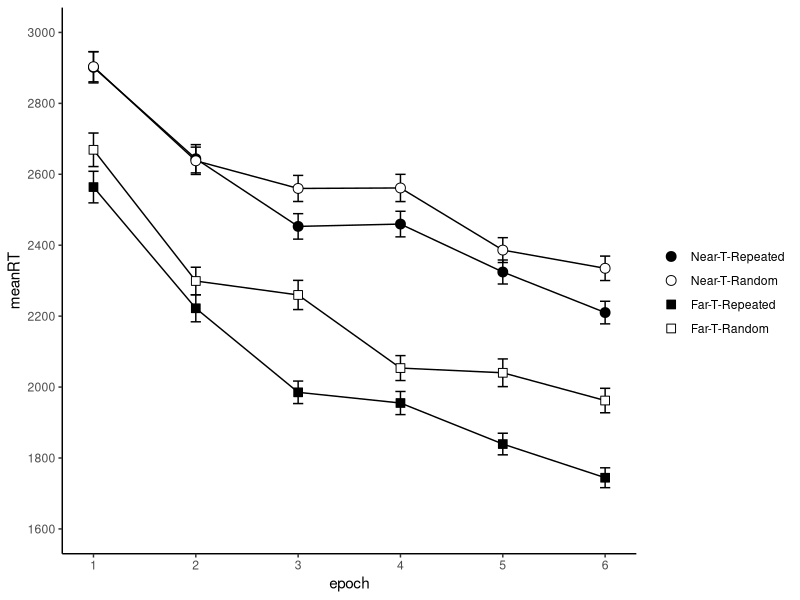

Recreate this plot in R. (Note: this script raises an error after producing the figure.)
## ---- chunk 1
knitr::opts_chunk$set(echo = FALSE, include = FALSE)
date_compiled_title = c("PDF created on", date())
## ---- chunk 2
library(tidyverse)
library(broom)
library(kableExtra)
library(ggrepel)
library(afex)
library(BayesFactor)

theme_set(theme_classic())

setwd(dirname(rstudioapi::getActiveDocumentContext()$path)) # set wd to current file location

data <- read_csv("data_tidy_CCVR03.csv")

# split into main data and awareness phase
dataAw <- filter(data, phase == 2)
dataMain <- 
  filter(data, phase == 1) %>% 
  mutate(TT = if_else(set %in% c(1,2), "repeated", "random"), # recode set into 2 variables
         targ_depth = if_else(set %in% c(1,3), "near", "far"),
         epoch = ceiling(block/5)) %>% 
  select(sub_exp:phase, epoch, block:set, TT, targ_depth, everything())

# did anyone not finish the main task? (yes, one participant)
did_not_finish <- 
  dataMain %>% 
  group_by(subj) %>% 
  count() %>% 
  filter(n < 480)

# remove any participant that failed to finish the main task
dataMain <- dataMain %>% 
  filter(!subj %in% did_not_finish$subj)

## ---- chunk 3

# get demographic information from each participant
data_demog <- 
  dataMain %>% 
  group_by(subj) %>% 
  slice(1) %>% # take top row
  ungroup() %>% 
  select(subj,sub_exp, age,gender)

# create summary stats of gender, number of participants
demog_summary <- 
  data_demog %>% 
  group_by(sub_exp) %>% 
  summarise(n = n(),
            mean_age = mean(age),
            sd_age = sd(age),
            males = sum(gender=="M"),
            females = sum(gender=="F"),
            non_binary = sum(!gender %in% c("M", "F")))

# summary statistics of response patterns, by sub_exp
basic_resp_stats <- 
  dataMain %>%
  group_by(sub_exp,subj) %>%
  summarise(mean_RT = mean(RT),
            mean_Extra_Resp = mean(num_additional_Rs),
            perc_Rs_Over1 = sum(num_additional_Rs>0)/n(),
            perc_Rs_Over2 = sum(num_additional_Rs>1)/n()) %>% 
  group_by(sub_exp) %>% 
  summarise_all(list(mean = mean, sd = sd)) %>% # from participant summaries, compute sub exp. summary stats
  select(-contains("subj")) 

# create table from those summary statistics
table_basic_resp_stats <- 
  basic_resp_stats %>% 
  pivot_longer(cols = mean_RT_mean:perc_Rs_Over2_sd, names_to = "stat") %>% 
  kable(digits = 2) %>% 
  kable_styling(latex_options = "hold_position", position = "left")

# what was the distribution of responses by experiment?
dataMain %>% 
  filter(pattern %in% c(2,4)) %>% 
  group_by(sub_exp, num_additional_Rs) %>%
  summarise(n_trials = n(),
            mean_RT = mean(RT)) %>% 
  mutate(prop = n_trials/sum(n_trials)) %>% 
  filter(num_additional_Rs<10)
# this analysis isn't reported, but most common was for trials to have 0 (registered response first time), 1, or 2 additional spacebar responses

# filter trials with more than 2 responses (num additional Rs > 1), timeouts,
# and outlier RTs  
data <- 
  dataMain %>% 
  filter(num_additional_Rs<=1, dist_to_T>=0) %>%  # too many responses and timeouts
  group_by(subj) %>% 
  mutate(zRT = scale(RT)) %>% 
  filter(between(zRT,-2.5,2.5)) %>% 
  ungroup() 

# what percentage of trials were removed for each participant?
perc_removed <- 
  data %>%
  group_by(subj) %>% 
  summarise(perc = (1 - (n()/480))*100)

# compute normalised RT (norm_RT), for calculating w/s error bars (i.e., Cosin)
data <- 
  data %>% 
  group_by(subj) %>% # within each experiment, and each subject
  summarise(sub_MeanRT = mean(RT)) %>% # calculate the mean RT for the subject
  mutate(sample_MeanRT = mean(sub_MeanRT)) %>% # the overall mean RT for the sample in that experiment
  ungroup() %>% # ungroup the data, to allow for removal of variable
  left_join(data, by = "subj") %>% # join to the original data frame
  mutate(norm_RT = RT - sub_MeanRT + sample_MeanRT) %>% # compute the normalised RT, from the RT, subject mean and sample mean
  select(sub_exp, subj, age:RT, norm_RT, everything(), -sub_MeanRT, -sample_MeanRT)
  
## ---- chunk 4

# summarise the overall mean RT for each P 
overall_RT_Means <- 
  data %>% 
  group_by(sub_exp, subj) %>% 
  summarise(meanRT = mean(RT)) %>% 
  mutate(z_meanRT = scale(meanRT)) 

# Is anyone an outlier in terms of mean RT? 
overall_RT_Means %>% 
  filter(!between(z_meanRT, -2.5, 2.5)) # no Ps detected

## ---- chunk 5

# plot the boxplots of RT by sub-experiment
RT_boxplot <-
  overall_RT_Means %>% 
  ggplot(aes(x = sub_exp, y = meanRT))+
  geom_boxplot(width = .2) +
  geom_point(size = 5, 
             alpha = .2) +
  geom_text_repel(aes(label = subj), 
                  direction = 'y', 
                  nudge_x = .2, 
                  segment.colour = "red", 
                  colour = "red", 
                  segment.alpha = .2) +
  labs(title = "Boxplots with data labelled by participant ID",
       y = "Mean RT",
       x = "Experiment")

## ---- chunk 6
# full 4-way reveals sub_exp did not interact with any other factor.
data %>% 
  group_by(sub_exp, subj, TT, targ_depth, epoch) %>% 
  summarise(meanRT = mean(RT)) %>% 
  aov_car(meanRT ~ Error(subj/(TT*targ_depth*epoch)) + sub_exp, data = .)
## ---- chunk 7
# main analysis of RT

# convert TT and targ_depth to factors and set level order
data <-  
  data %>% 
  mutate(TT = factor(TT, levels = c("repeated", "random")),
         targ_depth = factor(targ_depth, levels = c("near", "far")))

legendLBLs <- c("Near-T-Repeated", "Near-T-Random", "Far-T-Repeated", "Far-T-Random")

# main RT figure
RT_avgs_figure <- 
  data %>% 
  group_by(TT, targ_depth, epoch) %>% 
  summarise(meanRT = mean(RT), 
            SE = sd(norm_RT)/sqrt(n())) %>% 
  ggplot(aes(x = epoch, y = meanRT, group = interaction(TT, targ_depth))) +
  geom_line() +
  geom_errorbar(aes(ymin = meanRT-SE, ymax = meanRT+SE), width = 0.1)+
  geom_point(aes(fill = interaction(TT, targ_depth), shape = interaction(TT, targ_depth)), size = 3) +
  scale_y_continuous(limits = c(1600, 3000), breaks = seq(1600,3000,200)) +
  scale_x_continuous(breaks = 1:6) +
  scale_fill_manual(name  ="",
                    labels = legendLBLs,
                    values = c("black", "white", "black", "white")) +
  scale_shape_manual(name = "",
                     labels = legendLBLs,
                     values = c(21,21,22,22))

RT_avgs_figure # print figure
## ---- chunk 8
# save data for statistical analysis
data_RT_ANOVA <- 
  data %>% 
  group_by(subj, epoch, TT, targ_depth) %>% 
  summarise(meanRT = mean(RT))

# show ANOVA table here
data_RT_ANOVA %>% 
  aov_car(meanRT ~ Error(subj/(TT*targ_depth*epoch)), data = .)

# output to check in JASP
data_RT_ANOVA %>% 
  pivot_wider(names_from = c("epoch", "TT", "targ_depth"), values_from = meanRT) %>% 
  write_csv("jasp.csv")


# calculate a CC effect for each target depth
CC_effect <- 
  data %>% 
  group_by(TT, targ_depth) %>% 
  summarise(meanRT = mean(RT)) %>% 
  pivot_wider(names_from = TT, values_from = meanRT) %>% 
  mutate(avgRT = rowMeans(select(.,random,repeated)),
         CCeffect = random - repeated)
## ---- chunk 9
# create new variables with experiment specific names

CCVR03_demog_summary = demog_summary
CCVR03_basic_resp_stats = basic_resp_stats
CCVR03_perc_removed = perc_removed
CCVR03_overall_RT_Means = overall_RT_Means
CCVR03_RT_avgs_figure = RT_avgs_figure
CCVR03_data_RT_ANOVA = data_RT_ANOVA
CCVR03_CC_effect = CC_effect

save(CCVR03_demog_summary,
     CCVR03_basic_resp_stats,
     CCVR03_perc_removed,
     CCVR03_overall_RT_Means,
     CCVR03_RT_avgs_figure,
     CCVR03_data_RT_ANOVA,
     CCVR03_CC_effect,
     file = "../../CCVR_ms_1/CCVR03_export.Rdata")
